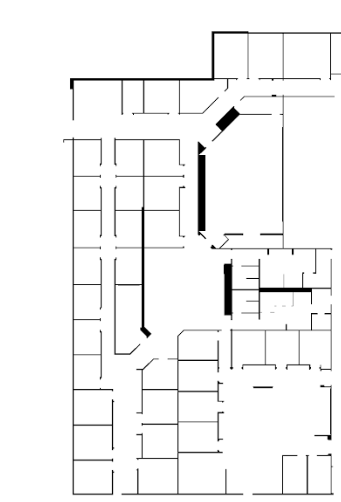
#> input picture dz5/map1.pgm, 341 x 502 px
$ python dz5.py
#> lines starting #> are read from the running program, lines starting #| are printed output that depends on the picture; after the words box and inside, x2 and y2 are one past the last pixel; in counts of white or black regions, pixels touching at a corner belong together
import cv2
import matplotlib.pyplot as plt

default_file = 'map1.pgm'
src = cv2.imread(cv2.samples.findFile(default_file), cv2.IMREAD_GRAYSCALE)
#> src is the input picture: shape (502, 341); min 0, max 255, mean 244.8
gray_image = cv2.Canny(src, 50, 200, None, 3)
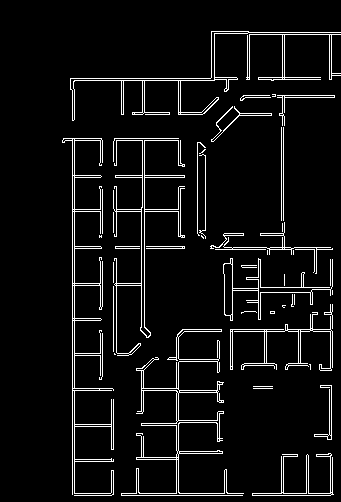
#> gray_image: shape (502, 341); 6% white in thin lines or dots, all inside (x1, y1, x2, y2) = (62, 31, 341, 496)
cdst = cv2.cvtColor(gray_image, cv2.COLOR_GRAY2BGR)
plt.figure(figsize=(15,15))
plt.imshow(cdst)
plt.title("map")
